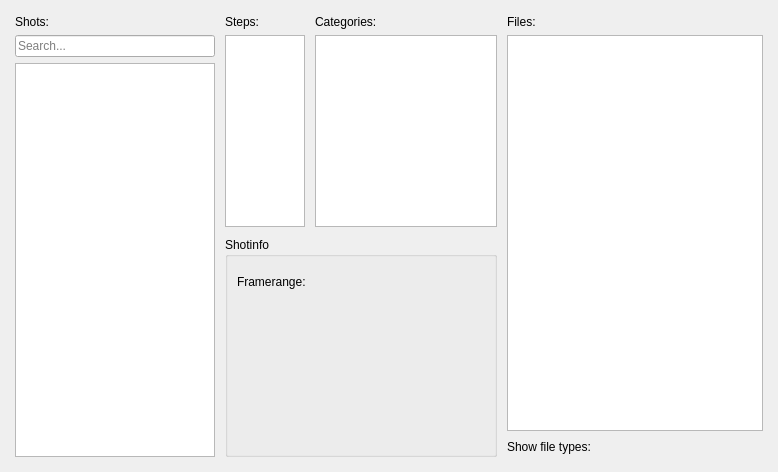
          <widget class="QWidget" name="t_shots">
           <attribute name="title">
            <string>Shots</string>
           </attribute>
           <layout class="QHBoxLayout" name="horizontalLayout_7">
            <property name="spacing">
             <number>10</number>
            </property>
            <property name="leftMargin">
             <number>15</number>
            </property>
            <property name="topMargin">
             <number>15</number>
            </property>
            <property name="rightMargin">
             <number>15</number>
            </property>
            <property name="bottomMargin">
             <number>15</number>
            </property>
            <item>
             <widget class="QWidget" name="w_shots" native="true">
              <property name="minimumSize">
               <size>
                <width>160</width>
                <height>0</height>
               </size>
              </property>
              <property name="maximumSize">
               <size>
                <width>200</width>
                <height>16777215</height>
               </size>
              </property>
              <layout class="QVBoxLayout" name="verticalLayout_18">
               <property name="leftMargin">
                <number>0</number>
               </property>
               <property name="topMargin">
                <number>0</number>
               </property>
               <property name="rightMargin">
                <number>0</number>
               </property>
               <property name="bottomMargin">
                <number>0</number>
               </property>
               <item>
                <widget class="QLabel" name="l_sShot">
                 <property name="text">
                  <string>Shots:</string>
                 </property>
                </widget>
               </item>
               <item>
                <widget class="QLineEdit" name="e_shotSearch">
                 <property name="placeholderText">
                  <string>Search...</string>
                 </property>
                </widget>
               </item>
               <item>
                <widget class="QTreeWidget" name="tw_sShot">
                 <property name="contextMenuPolicy">
                  <enum>Qt::CustomContextMenu</enum>
                 </property>
                 <property name="editTriggers">
                  <set>QAbstractItemView::NoEditTriggers</set>
                 </property>
                 <property name="verticalScrollMode">
                  <enum>QAbstractItemView::ScrollPerPixel</enum>
                 </property>
                 <property name="indentation">
                  <number>10</number>
                 </property>
                 <attribute name="headerVisible">
                  <bool>false</bool>
                 </attribute>
                 <column>
                  <property name="text">
                   <string notr="true">1</string>
                  </property>
                 </column>
                </widget>
               </item>
              </layout>
             </widget>
            </item>
            <item>
             <widget class="QWidget" name="verticalWidget_2" native="true">
              <property name="maximumSize">
               <size>
                <width>272</width>
                <height>16777215</height>
               </size>
              </property>
              <layout class="QVBoxLayout" name="verticalLayout_17">
               <property name="spacing">
                <number>10</number>
               </property>
               <property name="leftMargin">
                <number>0</number>
               </property>
               <property name="topMargin">
                <number>0</number>
               </property>
               <property name="rightMargin">
                <number>0</number>
               </property>
               <property name="bottomMargin">
                <number>0</number>
               </property>
               <item>
                <widget class="QWidget" name="horizontalWidget" native="true">
                 <layout class="QHBoxLayout" name="horizontalLayout_9">
                  <property name="spacing">
                   <number>10</number>
                  </property>
                  <property name="leftMargin">
                   <number>0</number>
                  </property>
                  <property name="topMargin">
                   <number>0</number>
                  </property>
                  <property name="rightMargin">
                   <number>0</number>
                  </property>
                  <property name="bottomMargin">
                   <number>0</number>
                  </property>
                  <item>
                   <widget class="QWidget" name="widget_22" native="true">
                    <property name="minimumSize">
                     <size>
                      <width>80</width>
                      <height>0</height>
                     </size>
                    </property>
                    <property name="maximumSize">
                     <size>
                      <width>80</width>
                      <height>16777215</height>
                     </size>
                    </property>
                    <layout class="QVBoxLayout" name="verticalLayout_16">
                     <property name="leftMargin">
                      <number>0</number>
                     </property>
                     <property name="topMargin">
                      <number>0</number>
                     </property>
                     <property name="rightMargin">
                      <number>0</number>
                     </property>
                     <property name="bottomMargin">
                      <number>0</number>
                     </property>
                     <item>
                      <widget class="QLabel" name="l_sStep">
                       <property name="text">
                        <string>Steps:</string>
                       </property>
                      </widget>
                     </item>
                     <item>
                      <widget class="QListWidget" name="lw_sPipeline">
                       <property name="maximumSize">
                        <size>
                         <width>1000</width>
                         <height>16777215</height>
                        </size>
                       </property>
                       <property name="contextMenuPolicy">
                        <enum>Qt::CustomContextMenu</enum>
                       </property>
                       <property name="editTriggers">
                        <set>QAbstractItemView::NoEditTriggers</set>
                       </property>
                       <property name="verticalScrollMode">
                        <enum>QAbstractItemView::ScrollPerPixel</enum>
                       </property>
                      </widget>
                     </item>
                    </layout>
                   </widget>
                  </item>
                  <item>
                   <widget class="QWidget" name="widget_15" native="true">
                    <property name="minimumSize">
                     <size>
                      <width>120</width>
                      <height>0</height>
                     </size>
                    </property>
                    <property name="maximumSize">
                     <size>
                      <width>1200</width>
                      <height>16777215</height>
                     </size>
                    </property>
                    <layout class="QVBoxLayout" name="verticalLayout_9">
                     <property name="leftMargin">
                      <number>0</number>
                     </property>
                     <property name="topMargin">
                      <number>0</number>
                     </property>
                     <property name="rightMargin">
                      <number>0</number>
                     </property>
                     <property name="bottomMargin">
                      <number>0</number>
                     </property>
                     <item>
                      <widget class="QLabel" name="l_sCategory">
                       <property name="text">
                        <string>Categories:</string>
                       </property>
                      </widget>
                     </item>
                     <item>
                      <widget class="QListWidget" name="lw_sCategory">
                       <property name="maximumSize">
                        <size>
                         <width>10000</width>
                         <height>16777215</height>
                        </size>
                       </property>
                       <property name="contextMenuPolicy">
                        <enum>Qt::CustomContextMenu</enum>
                       </property>
                       <property name="editTriggers">
                        <set>QAbstractItemView::NoEditTriggers</set>
                       </property>
                       <property name="verticalScrollMode">
                        <enum>QAbstractItemView::ScrollPerPixel</enum>
                       </property>
                      </widget>
                     </item>
                    </layout>
                   </widget>
                  </item>
                 </layout>
                </widget>
               </item>
               <item>
                <widget class="QGroupBox" name="gb_shotInfo">
                 <property name="minimumSize">
                  <size>
                   <width>0</width>
                   <height>220</height>
                  </size>
                 </property>
                 <property name="maximumSize">
                  <size>
                   <width>16777215</width>
                   <height>220</height>
                  </size>
                 </property>
                 <property name="contextMenuPolicy">
                  <enum>Qt::CustomContextMenu</enum>
                 </property>
                 <property name="title">
                  <string>Shotinfo</string>
                 </property>
                 <layout class="QVBoxLayout" name="verticalLayout_19">
                  <property name="spacing">
                   <number>15</number>
                  </property>
                  <property name="leftMargin">
                   <number>9</number>
                  </property>
                  <property name="topMargin">
                   <number>18</number>
                  </property>
                  <property name="rightMargin">
                   <number>9</number>
                  </property>
                  <property name="bottomMargin">
                   <number>9</number>
                  </property>
                  <item>
                   <widget class="QLabel" name="l_framerange">
                    <property name="text">
                     <string>Framerange:</string>
                    </property>
                   </widget>
                  </item>
                  <item>
                   <spacer name="verticalSpacer_4">
                    <property name="orientation">
                     <enum>Qt::Vertical</enum>
                    </property>
                    <property name="sizeHint" stdset="0">
                     <size>
                      <width>20</width>
                      <height>40</height>
                     </size>
                    </property>
                   </spacer>
                  </item>
                  <item>
                   <widget class="QWidget" name="widget" native="true">
                    <layout class="QHBoxLayout" name="horizontalLayout_8">
                     <property name="spacing">
                      <number>0</number>
                     </property>
                     <property name="leftMargin">
                      <number>0</number>
                     </property>
                     <property name="topMargin">
                      <number>0</number>
                     </property>
                     <property name="rightMargin">
                      <number>0</number>
                     </property>
                     <property name="bottomMargin">
                      <number>0</number>
                     </property>
                     <item>
                      <spacer name="horizontalSpacer">
                       <property name="orientation">
                        <enum>Qt::Horizontal</enum>
                       </property>
                       <property name="sizeHint" stdset="0">
                        <size>
                         <width>40</width>
                         <height>20</height>
                        </size>
                       </property>
                      </spacer>
                     </item>
                     <item>
                      <widget class="QLabel" name="l_shotPreview">
                       <property name="sizePolicy">
                        <sizepolicy hsizetype="Fixed" vsizetype="Fixed">
                         <horstretch>0</horstretch>
                         <verstretch>0</verstretch>
                        </sizepolicy>
                       </property>
                       <property name="minimumSize">
                        <size>
                         <width>100</width>
                         <height>100</height>
                        </size>
                       </property>
                       <property name="contextMenuPolicy">
                        <enum>Qt::CustomContextMenu</enum>
                       </property>
                       <property name="text">
                        <string/>
                       </property>
                       <property name="alignment">
                        <set>Qt::AlignCenter</set>
                       </property>
                      </widget>
                     </item>
                     <item>
                      <spacer name="horizontalSpacer_2">
                       <property name="orientation">
                        <enum>Qt::Horizontal</enum>
                       </property>
                       <property name="sizeHint" stdset="0">
                        <size>
                         <width>40</width>
                         <height>20</height>
                        </size>
                       </property>
                      </spacer>
                     </item>
                    </layout>
                   </widget>
                  </item>
                  <item>
                   <spacer name="verticalSpacer_3">
                    <property name="orientation">
                     <enum>Qt::Vertical</enum>
                    </property>
                    <property name="sizeHint" stdset="0">
                     <size>
                      <width>20</width>
                      <height>40</height>
                     </size>
                    </property>
                   </spacer>
                  </item>
                 </layout>
                </widget>
               </item>
              </layout>
             </widget>
            </item>
            <item>
             <widget class="QWidget" name="widget_11" native="true">
              <layout class="QVBoxLayout" name="verticalLayout_6">
               <property name="leftMargin">
                <number>0</number>
               </property>
               <property name="topMargin">
                <number>0</number>
               </property>
               <property name="rightMargin">
                <number>0</number>
               </property>
               <property name="bottomMargin">
                <number>0</number>
               </property>
               <item>
                <widget class="QWidget" name="widget_16" native="true">
                 <layout class="QVBoxLayout" name="verticalLayout_10">
                  <property name="leftMargin">
                   <number>0</number>
                  </property>
                  <property name="topMargin">
                   <number>0</number>
                  </property>
                  <property name="rightMargin">
                   <number>0</number>
                  </property>
                  <property name="bottomMargin">
                   <number>0</number>
                  </property>
                  <item>
                   <widget class="QLabel" name="l_sFiles">
                    <property name="text">
                     <string>Files:</string>
                    </property>
                   </widget>
                  </item>
                  <item>
                   <widget class="QTableView" name="tw_sFiles">
                    <property name="contextMenuPolicy">
                     <enum>Qt::CustomContextMenu</enum>
                    </property>
                    <property name="editTriggers">
                     <set>QAbstractItemView::NoEditTriggers</set>
                    </property>
                    <property name="selectionMode">
                     <enum>QAbstractItemView::SingleSelection</enum>
                    </property>
                    <property name="selectionBehavior">
                     <enum>QAbstractItemView::SelectRows</enum>
                    </property>
                    <property name="textElideMode">
                     <enum>Qt::ElideRight</enum>
                    </property>
                    <property name="verticalScrollMode">
                     <enum>QAbstractItemView::ScrollPerPixel</enum>
                    </property>
                    <property name="horizontalScrollMode">
                     <enum>QAbstractItemView::ScrollPerPixel</enum>
                    </property>
                    <property name="sortingEnabled">
                     <bool>true</bool>
                    </property>
                    <attribute name="horizontalHeaderCascadingSectionResizes">
                     <bool>false</bool>
                    </attribute>
                    <attribute name="horizontalHeaderHighlightSections">
                     <bool>false</bool>
                    </attribute>
                    <attribute name="horizontalHeaderShowSortIndicator" stdset="0">
                     <bool>true</bool>
                    </attribute>
                    <attribute name="horizontalHeaderStretchLastSection">
                     <bool>false</bool>
                    </attribute>
                    <attribute name="verticalHeaderVisible">
                     <bool>false</bool>
                    </attribute>
                    <attribute name="verticalHeaderStretchLastSection">
                     <bool>false</bool>
                    </attribute>
                   </widget>
                  </item>
                 </layout>
                </widget>
               </item>
               <item>
                <widget class="QWidget" name="w_sShowFormats" native="true">
                 <layout class="QHBoxLayout" name="horizontalLayout_12">
                  <property name="leftMargin">
                   <number>0</number>
                  </property>
                  <property name="topMargin">
                   <number>0</number>
                  </property>
                  <property name="rightMargin">
                   <number>0</number>
                  </property>
                  <property name="bottomMargin">
                   <number>0</number>
                  </property>
                  <item>
                   <widget class="QLabel" name="l_sShow">
                    <property name="text">
                     <string>Show file types:</string>
                    </property>
                   </widget>
                  </item>
                  <item>
                   <spacer name="horizontalSpacer_5">
                    <property name="orientation">
                     <enum>Qt::Horizontal</enum>
                    </property>
                    <property name="sizeHint" stdset="0">
                     <size>
                      <width>40</width>
                      <height>20</height>
                     </size>
                    </property>
                   </spacer>
                  </item>
                 </layout>
                </widget>
               </item>
              </layout>
             </widget>
            </item>
           </layout>
          </widget>
